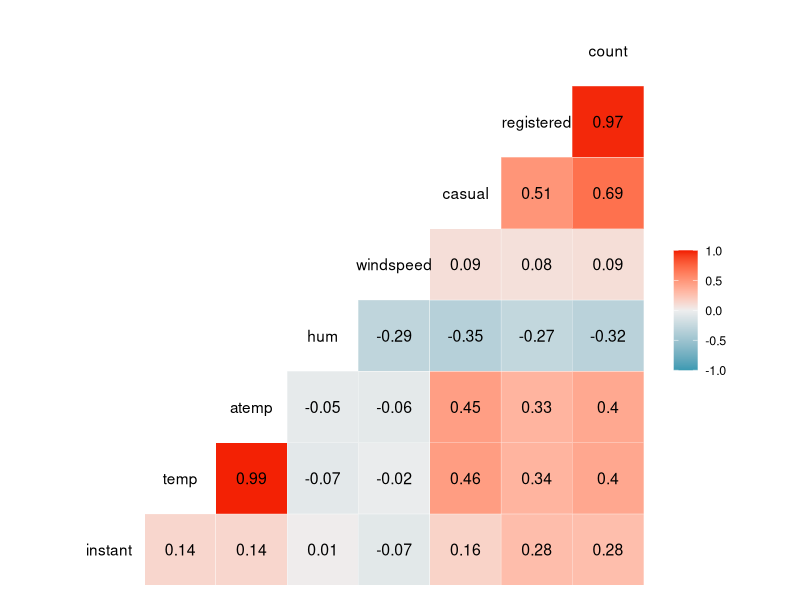
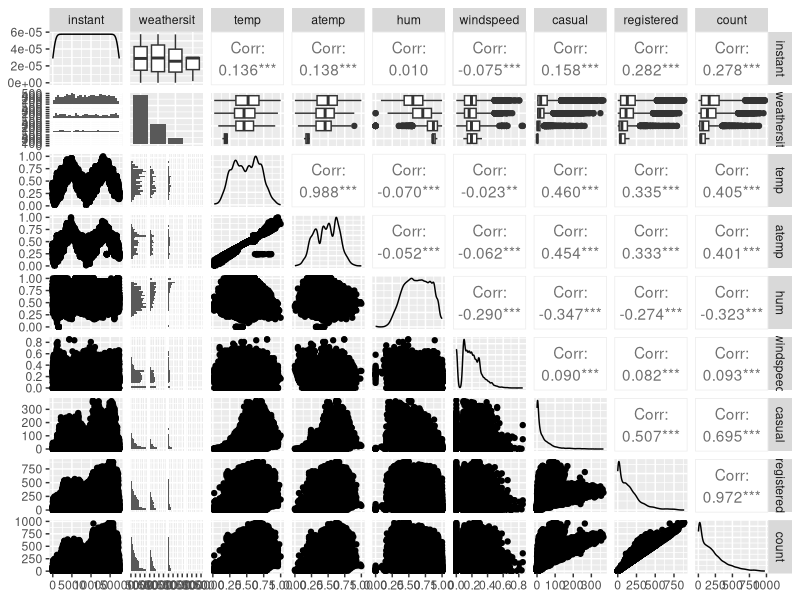
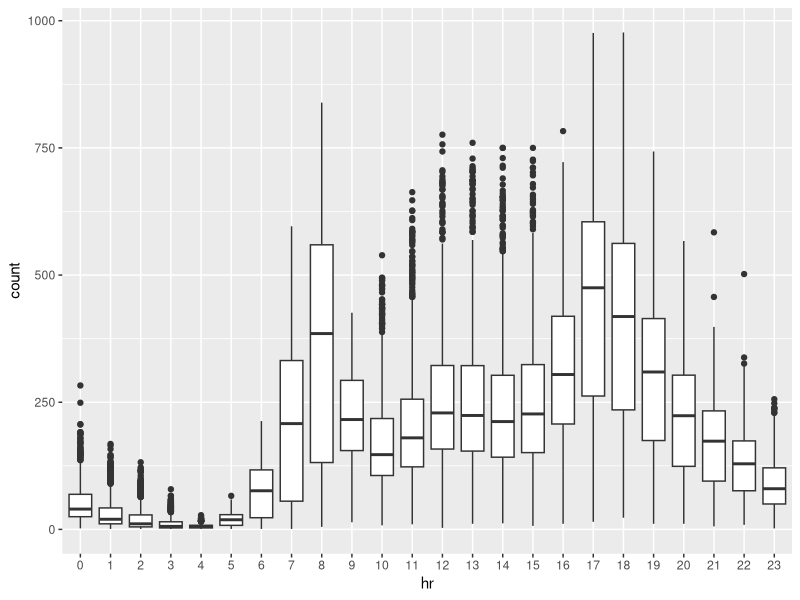
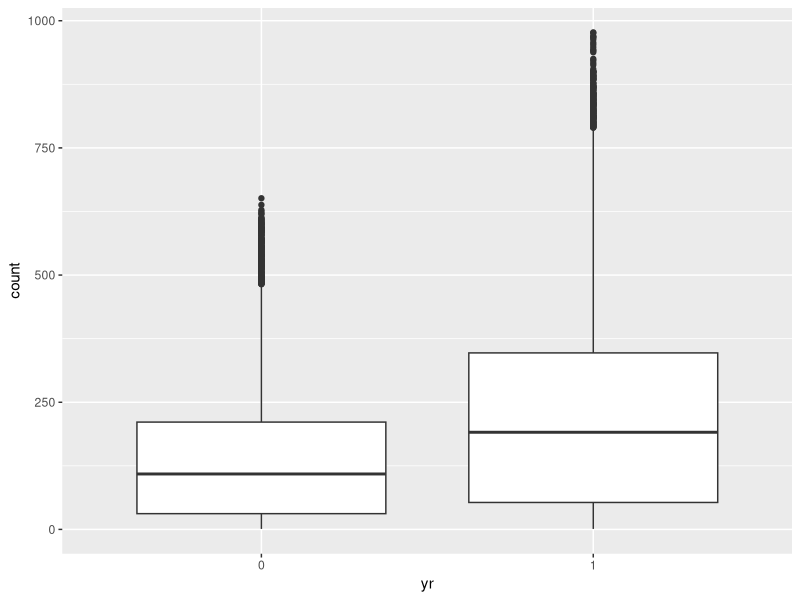
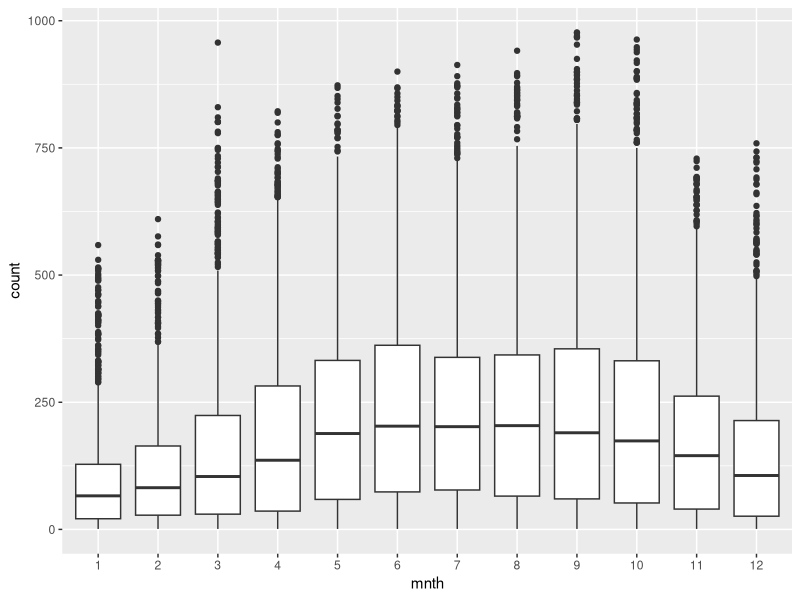
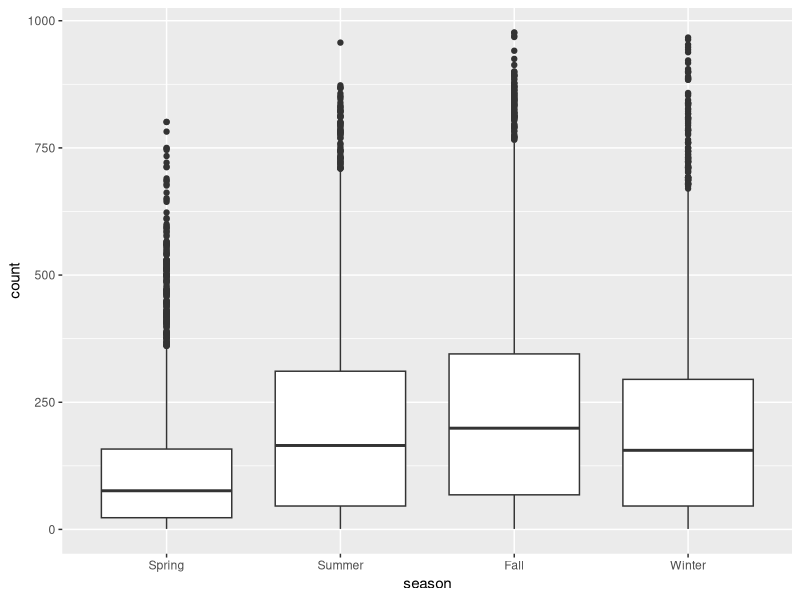
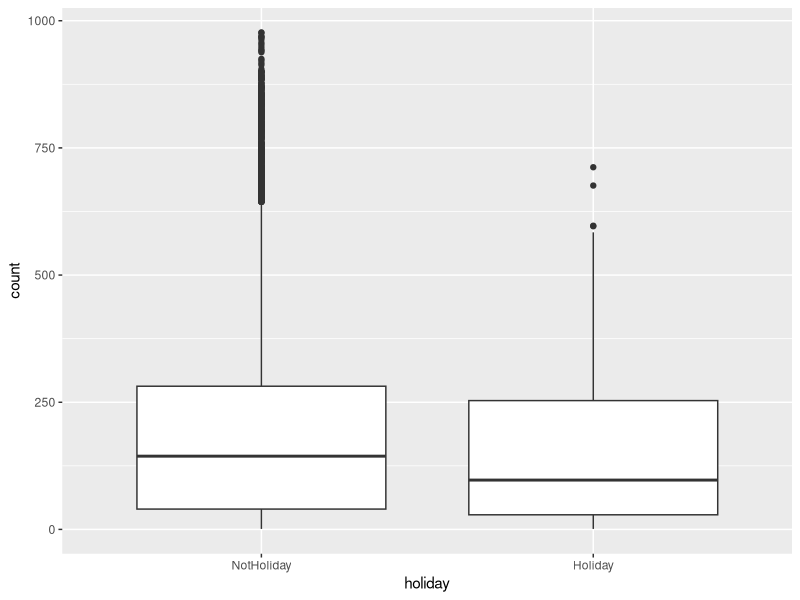
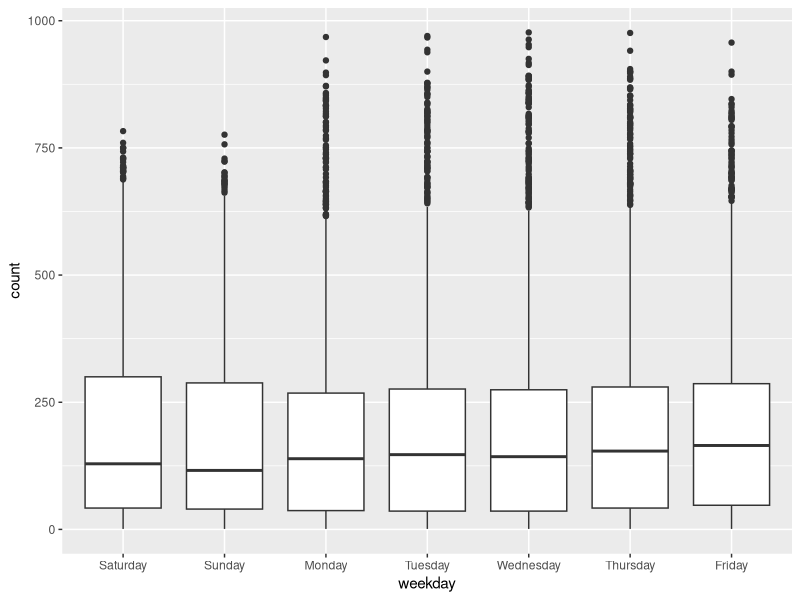

Reproduce these figures in R, in order.
## ---- chunk 1
library(tidyverse)
library(GGally)
library(MASS)
library(leaps)
library(readr)
## ---- chunk 2
bike <- read_csv("hour.csv")

#The following lines of code are converting the variables into factors and then recoding/renaming them in the dataset 
bike = bike %>% mutate(season = as_factor(as.character(season))) %>%
mutate(season = fct_recode(season,
"Spring" = "1",
"Summer" = "2",
"Fall" = "3",
"Winter" = "4"))

bike = bike %>% mutate(yr = as_factor(as.character(yr))) %>% mutate(mnth = as_factor(as.character(mnth))) %>% mutate(hr = as_factor(as.character(hr)))

bike = bike %>% mutate(holiday = as_factor(as.character(holiday))) %>%
mutate(holiday = fct_recode(holiday,
"NotHoliday" = "0",
"Holiday" = "1"))

bike = bike %>% mutate(workingday = as_factor(as.character(workingday))) %>%
mutate(workingday = fct_recode(workingday,
"NotWorkingDay" = "0",
"WorkingDay" = "1"))

bike = bike %>% mutate(weathersit = as_factor(as.character(weathersit))) %>%
mutate(weathersit = fct_recode(weathersit,
"NoPrecip" = "1",
"Misty" = "2",
"LightPrecip" = "3",
"HeavyPrecip" = "4"))

bike = bike %>% mutate(weekday = as_factor(as.character(weekday))) %>%
mutate(weekday = fct_recode(weekday,
"Sunday" = "0",
"Monday" = "1",
"Tuesday" = "2",
"Wednesday" = "3",
"Thursday" = "4",
"Friday" = "5",
"Saturday" = "6"))

#Now let's check that everything converted correctly
glimpse(bike)

## ---- chunk 3
ggcorr(bike, label = "TRUE", label_round = 2) #Correlation diagram excluding categorical variables

ggpairs(bike, columns = c(1, 10:17)) #Select columns of quantitative data
## ---- chunk 4
ggplot(bike,aes(x=hr,y=count)) + geom_boxplot() #hr does have an effect on count

ggplot(bike,aes(x=yr,y=count)) + geom_boxplot() 

ggplot(bike,aes(x=mnth,y=count)) + geom_boxplot() 

ggplot(bike,aes(x=season,y=count)) + geom_boxplot() 

ggplot(bike,aes(x=holiday,y=count)) + geom_boxplot()

ggplot(bike,aes(x=weekday,y=count)) + geom_boxplot()

ggplot(bike,aes(x=workingday,y=count)) + geom_boxplot()

ggplot(bike,aes(x=weathersit,y=count)) + geom_boxplot()

## ---- chunk 5
bike2 = bike %>% dplyr::select(-c(instant, dteday, registered, casual)) #removes these variable from the dataset

ggplot(bike2, aes(x=count)) + geom_histogram() + theme_bw() #a look at our response variable.

ggcorr(bike2, label = "TRUE", label_round = 2) #looking at correlation once again

#preparing for our model by creating a full and empty model
allmod = lm(count ~., bike2) #use the ~. to include all predictors rather than typing them all in
summary(allmod)

emptymod = lm(count ~1, bike2) #use ~1 to build an empty model
summary(emptymod)



#forward stepwise model
forwardmod = stepAIC(emptymod, direction = "forward", scope=list(upper=allmod,lower=emptymod),  trace = TRUE) #trace = TRUE shows how the model is built (which variables are added)

summary(forwardmod) 

## ---- chunk 6
backmod = stepAIC(allmod, direction = "backward", trace = TRUE) #trace = TRUE shows how the model is built (which variables are removed)

summary(backmod)

## ---- chunk 7
bike = bike %>% mutate(yr = as.integer(yr)-1)
bike3 = bike %>% dplyr::select(-c(instant, dteday, registered, casual)) #new dataset to build models

#preparing for our model by creating a full and empty model
allmod1 = lm(count ~., bike3) #use the ~. to include all predictors rather than typing them all in
summary(allmod1)

emptymod1 = lm(count ~1, bike3) #use ~1 to build an empty model
summary(emptymod1)

#forward stepwise model
forwardmod1 = stepAIC(emptymod1, direction = "forward", scope=list(upper=allmod1,lower=emptymod1),  trace = TRUE) #trace = TRUE shows how the model is built (which variables are added)

summary(forwardmod1) 
